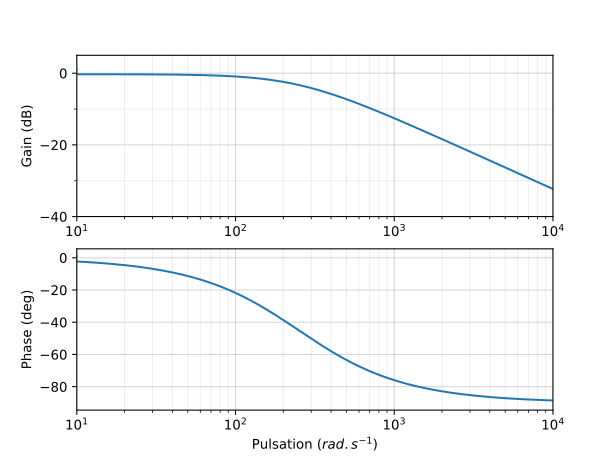

Recreate this plot in Python.
# On importe les bibliothèques
from matplotlib.pyplot import *
from numpy import *
from pylab import *

K=2
w0=5
### La fonction de transfert ici H(j.w)=1/(1+0.01.j.w-w²)
##def H(w):
##    xi=1.4
##    return K/(1 + (2*xi*1j*w)/w0 -w**2/w0**2)

### La fonction de transfert ici H(j.w)=1/(1+0.01.j.w-w²)
##def H2(w):
##    xi=0.01
##    return K/(1 + (2*xi*1j*w)/w0 -w**2/w0**2)

### La fonction de transfert ici H(j.w)=1/(1+0.01.j.w-w²)
##def H3(w):
##    xi=0.7
##    return K/(1 + (2*xi*1j*w)/w0 -w**2/w0**2)



K=0.97
tau=0.004
##def H(w):
##    return K/(1 + tau*1j*w)
##
##def asympt(wlist):
##    out=[]
##    for w in wlist:
##        if w<1/tau:
##            out.append(K)
##        else:
##            out.append(K/(tau*1j*w))
##    return out

##tau1,tau2=0.4,15
##def H(w):
##    return K/((1 + tau1*1j*w)*(1 + tau2*1j*w))

##def asympt(wlist):
##    out=[]
##    for w in wlist:
##        if w<1/tau2:
##            out.append(K)
##        elif w>=1/tau2 and w<1/tau1:
##            out.append(K/(tau2*1j*w))
##        else:
##            out.append(K/(tau1*1j*w*tau2*1j*w))
##    return out

def H(w):
    return K/(1+tau*1j*w)

##K=2
##def H(w):
##    return K*w/w

def trace(zoom,ordre,H):
    # Découpage régulier des puissances en base 10 de la pulsation ici de 10^-2 à 10^3
    if ordre==1:
        fig=figure('Diagrammes Bode')
        w0=1/tau
        puissance_w=arange(log10(w0)-5,log10(w0)+4,0.01)
    else:
        w0=100
        if zoom==False:
            fig=figure('Diagrammes Bode')
            puissance_w=arange(log10(w0)-3,log10(w0)+3,0.01)
        else:
            fig=figure('Zoom Diagrammes Bode')
            puissance_w=arange(log10(w0)-0.1,log10(w0)+0.1,0.01)
    # Les pulsations w
    W=10**puissance_w
    # La phase en degré
    phase = angle(H(W),'deg')
    # Le module en dB
    module = 20*log10(absolute(H(W)))
    #Tracer du diagramme de Bode
    subplot(211) # Perme    t d’afficher plusieurs graphes (nombre de graphe (2), colonne (1), ligne (1))
    semilogx(W,module,10,1) # Tracé en semilog du module
    axes = gca()
    axes.set_xlim(10,10000)
    axes.set_ylim(-40,5)
    axes.set_ylabel('Gain (dB)')
    axes.set_xscale('log')
    major_ticks_y = np.arange(-40, 10, 20)
    minor_ticks_y = np.arange(-40, 10, 10)
    axes.set_yticks(major_ticks_y)
    axes.set_yticks(minor_ticks_y, minor=True)
    axes.grid(True,which='minor', alpha=0.2)
    axes.grid(True,which='major', alpha=0.5)
    subplot(212)
    semilogx(W,phase,10,1) #Tracé en semilog du module
    axes = gca()
    axes.set_ylabel('Phase (deg)')
    axes.set_xlabel('Pulsation $(rad.s^{-1})$')
    axes.set_xlim(10,10000)
    axes.grid(True,which='minor', alpha=0.2)
    axes.grid(True,which='major', alpha=0.5)
    
ordre=1

if ordre==1:
    trace(False,1,H)
#    trace(False,1,asympt)
else:
    trace(False,2,H)    
    if xi<0.7:
        trace(True,2,H)
    
show()
